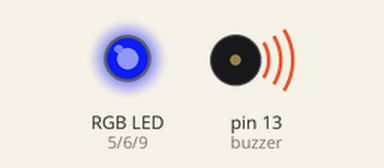
Simulated run of this sketch. Board: Arduino Uno, built with avr-gcc and run on an emulated ATmega328P. Parts: an RGB LED mixed from three pins (HIGH = lit), buzzer (waves = sounding).

Above: at 0.1 s.
At 2.8 s:
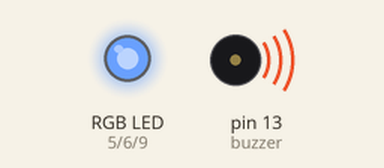
At 5.2 s:
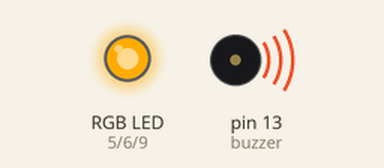
At 8.9 s:
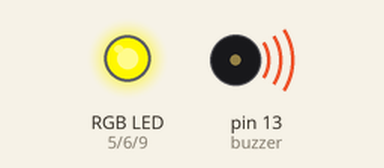
At 13.0 s:
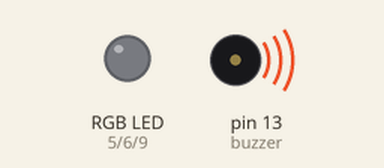
At 19.5 s:
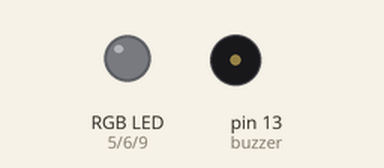
Timing chart, 0 to 21.0 s (numbered marks = the images above):
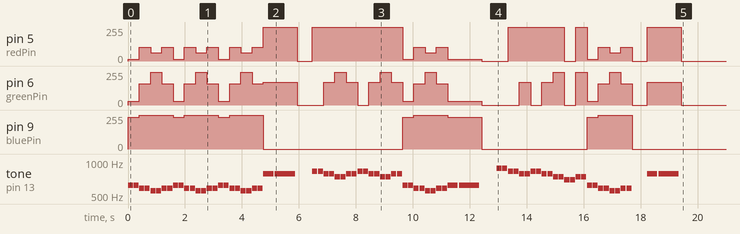

The sketch:

Batman.ino
```cpp
//deleted all unnecessary notes
#define NOTE_CS5 554
#define NOTE_D5  587
#define NOTE_DS5 622
#define NOTE_FS5 740
#define NOTE_G5  784
#define NOTE_GS5 831
#define NOTE_F5  698
#define NOTE_FS5 740
#define NOTE_A5  880
#define NOTE_AS5 932
#define REST      0


int tempo = 151;

// change this to whichever pin you want to use
int buzzer = 13;
int redPin = 5;
int greenPin = 6;
int bluePin = 9;

int melody[] = {

    NOTE_DS5,-12, NOTE_DS5,-12, NOTE_D5,-12, NOTE_D5,-12, NOTE_CS5,-12, NOTE_CS5,-12,  NOTE_D5,-12, NOTE_D5,-12,
 NOTE_DS5,-12, NOTE_DS5,-12, NOTE_D5,-12, NOTE_D5,-12, NOTE_CS5,-12, NOTE_CS5,-12,  NOTE_D5,-12, NOTE_D5,-12,
 NOTE_DS5,-12, NOTE_DS5,-12, NOTE_D5,-12, NOTE_D5,-12, NOTE_CS5,-12, NOTE_CS5,-12,  NOTE_D5,-12, NOTE_D5,-12,NOTE_G5,4, NOTE_G5, 2, REST, 3,
 NOTE_GS5,-12, NOTE_GS5,-12,NOTE_G5,-12, NOTE_G5,-12, NOTE_FS5,-12, NOTE_FS5,-12,NOTE_G5,-12, NOTE_G5,-12,
  NOTE_GS5,-12, NOTE_GS5,-12,NOTE_G5,-12, NOTE_G5,-12, NOTE_FS5,-12, NOTE_FS5,-12,NOTE_G5,-12, NOTE_G5,-12,
  NOTE_DS5,-12, NOTE_DS5,-12, NOTE_D5,-12, NOTE_D5,-12, NOTE_CS5,-12, NOTE_CS5,-12,  NOTE_D5,-12, NOTE_D5,-12,NOTE_DS5,4, NOTE_DS5, 2, REST, 3,
NOTE_A5,-12, NOTE_A5,-12,NOTE_GS5,-12, NOTE_GS5,-12, NOTE_G5,-12, NOTE_G5,-12,NOTE_GS5,-12, NOTE_GS5,-12,
  NOTE_G5,-12, NOTE_G5,-12,NOTE_FS5,-12, NOTE_FS5,-12, NOTE_F5,-12, NOTE_F5,-12,NOTE_FS5,-12, NOTE_FS5,-12,
  NOTE_DS5,-12, NOTE_DS5,-12, NOTE_D5,-12, NOTE_D5,-12, NOTE_CS5,-12, NOTE_CS5,-12,  NOTE_D5,-12, NOTE_D5,-12, REST, 3,NOTE_G5,4, NOTE_G5, 2, REST, 3,
 };
int notes = sizeof(melody) / sizeof(melody[0]) / 2;

// this calculates the duration of a whole note in ms
int wholenote = (60000 * 4) / tempo;

int divider = 0, noteDuration = 0;

void setup() {
  pinMode(redPin, OUTPUT);
  pinMode(greenPin, OUTPUT);
  pinMode(bluePin, OUTPUT);

  // Iterate over the notes of the melody.
  // Remember, the array is twice the number of notes (notes + durations)
  for (int thisNote = 0; thisNote < notes * 2; thisNote = thisNote + 2) {
    // Calculates the duration of each note
    divider = melody[thisNote + 1];
    if (divider > 0) {
      // Regular note, just proceed
      noteDuration = (wholenote) / divider;
    } else if (divider < 0) {
      // Dotted notes are represented with negative durations!!
      noteDuration = (wholenote) / abs(divider);
      noteDuration *= 1.5; // Increases the duration in half for dotted notes
    }

    // Play the note
    tone(buzzer, melody[thisNote], noteDuration * 0.9);

    // Set LED color based on the note played
    int notePlayed = melody[thisNote];
    if (notePlayed == NOTE_G5) {
      analogWrite(redPin, 255);   // Red
      analogWrite(greenPin, 171); // Green
      analogWrite(bluePin, 0);    // Blue
    } else if (notePlayed == NOTE_DS5) {
      analogWrite(redPin, 12);
      analogWrite(greenPin, 27); // Green
      analogWrite(bluePin, 240);
    } else if (notePlayed == NOTE_D5) {
      analogWrite(redPin, 104);
      analogWrite(greenPin, 159);
      analogWrite(bluePin, 253); // Blue
    } else if (notePlayed == NOTE_CS5) {
      analogWrite(redPin, 62); // Red
      analogWrite(greenPin, 247);
      analogWrite(bluePin, 253);
    } else if (notePlayed == NOTE_GS5) {
      analogWrite(redPin, 255);   // Red
      analogWrite(greenPin, 0); // Green
      analogWrite(bluePin, 0); // Blue
    } else if (notePlayed == NOTE_FS5) {
      analogWrite(redPin, 255);   // Red
      analogWrite(greenPin, 247); // Green
      analogWrite(bluePin, 0); // Blue
    } else {
      // Default to turning off the LED
      analogWrite(redPin, 0);
      analogWrite(greenPin, 0);
      analogWrite(bluePin, 0);
    }

    // Wait for the specified duration before playing the next note.
    delay(noteDuration);

    // Stop the waveform generation before the next note.
    noTone(buzzer);
  }
}

void loop() {
  // No need to repeat the melody.
}
```
